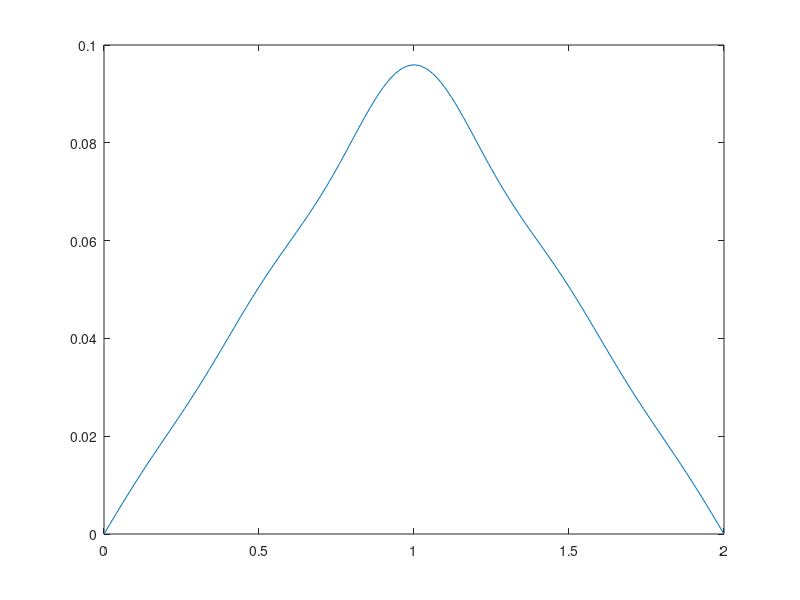

Source code (MATLAB): (Note: this script raises an error after producing the figure.)
% P13_12 Vibrating string wave equation d^2u(t)/dt^2=c^2*d^2u(x)/dx^2
%  with c=100m/s the wave speed and L=2m the length of the string.
%  Assume u(0,t)=0, u(L,t)=0, du/dt(x,0)=0, u(x,0)=f(x)  
%
%  Thus, solution is sum[bn*cos(n*pi*c*t/L)*sin(n*pi*x/L)]
%    with the coefficients
%     u(x,0)=sum[bn*sin(n*pi*x/L)=f(x),  f(x) is a triangle shape
%  Solving for bn yields
%    bn=[0.8/(pi^2*n^2)]*sin(n*pi/2)
%  Uses gtext to annotate plots
clear
fprintf('Use cursor and mouse to annotate each solution\n')
L=2;
c=100;
t=[0 .008 .016 .02]  % Time points for plotting
Deltax=L/100;         % Points in x
x=0:Deltax:L;
%
nterms=10;
sizet=length(t);
fn=zeros(length(t),length(x));
for I=1:sizet 
I
% 
 for n=1:nterms
  fn(I,:)=fn(I,:)+(0.8/pi^2)*(1/n^2)*sin(n*pi/2)*cos(n*pi*c*t(I)/2)*sin(n*pi*x/2);
 end				
end
%
clf
plot(x,fn(1,:))
gtext('t=0.0')
hold on
plot(x,fn(2,:))
gtext('t=0.008')
plot(x,fn(3,:))
gtext('t=0.016')
plot(x,fn(4,:))
gtext('t=0.2')
hold off
%
% Version 5: Added fprintf
